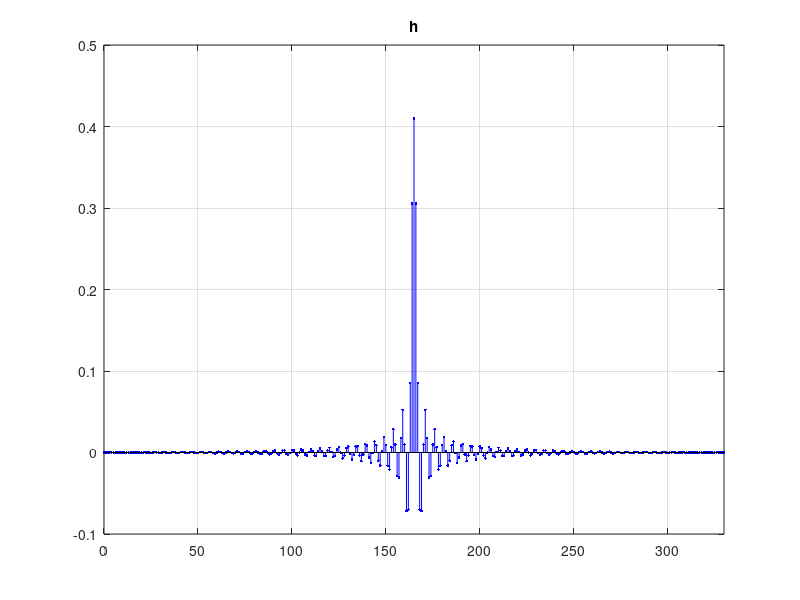
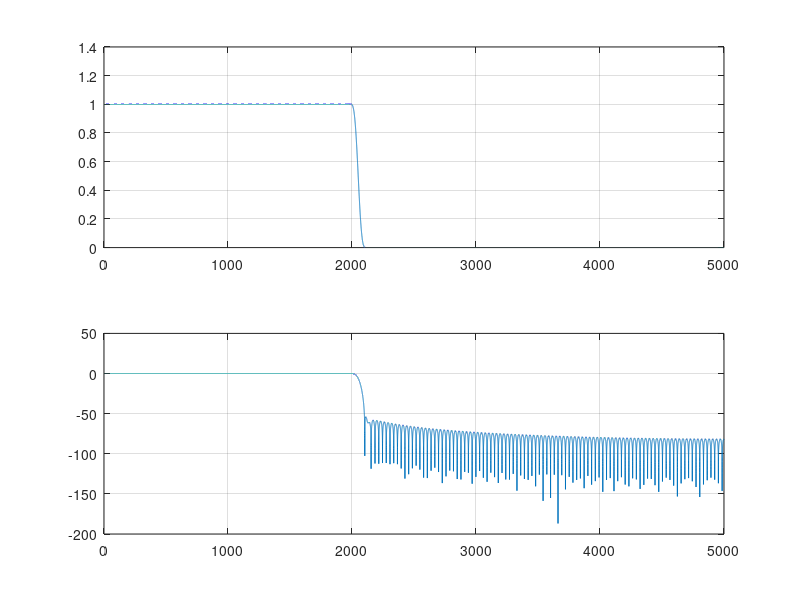
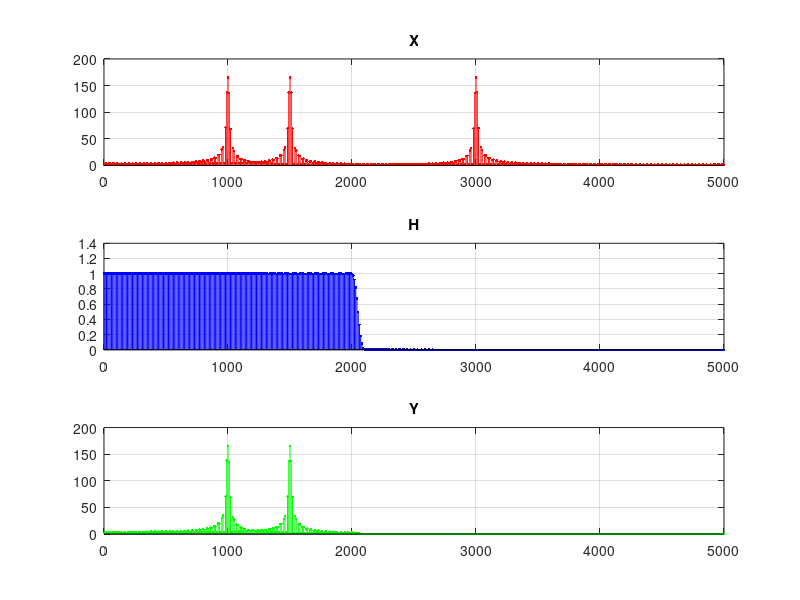

Recreate these plots in MATLAB, in order.
%Fir_dolnopasmowy
clc; clear;close all;
Rr=48;
fp=2000;
fr=2100;
fs=10000;
a=3.3;
R=ceil(a*fs/(fr-fp));
K=R+1;
f0=(fp+fr)/2;

tx = 0:1:R;
hx = 2*f0/fs*sinc(2*f0/fs*(tx-R/2));
h=hx(:).*hamming(K);

figure(1);
    stem(tx,h,"b."); xlim([0,R]);
    grid on; hold on;
    title('h');

%odp impulsowa
[H1, F1] = freqz(h,1,K*200,fs);

figure(2)
subplot(2,1,1)
    plot(F1,abs(H1));grid on; hold on;
subplot(2,1,2)
    plot(F1,20*log10(abs(H1)));grid on; hold on;

Dt=1/fs;
t = 0:Dt:K*Dt-Dt;
x=sin(2*pi*t*1000)+sin(2*pi*t*3000)+sin(2*pi*t*1500);
M=1000;%Minimalizacja przecieku
Df = fs/M;
f = 0:Df:Df*M-Df;
X = fft(x,M);
H = fft(h,M);
Y = X(:).*H;

figure(4);
subplot(3,1,1);
stem(f,abs(X),"r.");hold on; xlim([0,fs/2]);title("X");
grid on; hold on;
subplot(3,1,2);
stem(f,abs(H),"b.");xlim([0,fs/2]);title("H");
grid on; hold on;
subplot(3,1,3);
stem(f,abs(Y),"g.");xlim([0,fs/2]);title("Y");
grid on; hold on;
